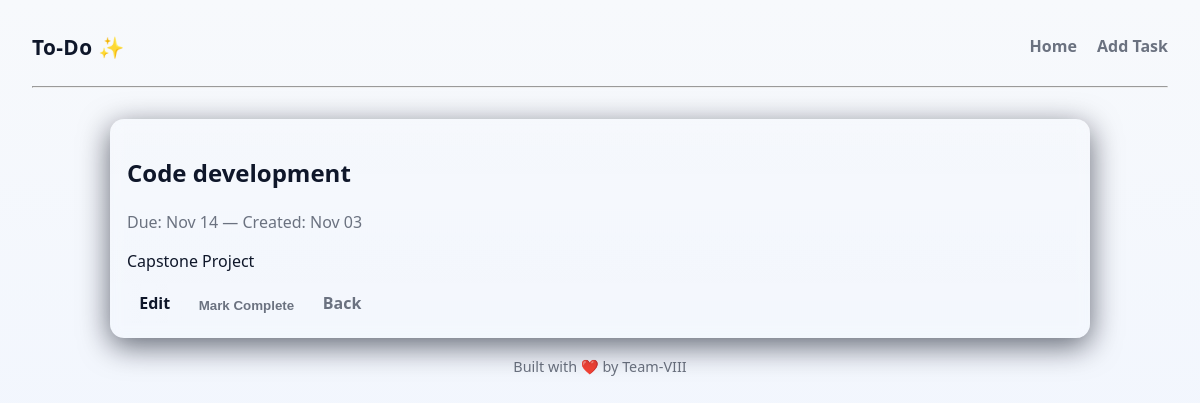
The app's page /task/17/ with its own data.
### tasks/models.py (models this page shows, shortened)
class Task(models.Model):
    title = models.CharField(max_length=200)
    description = models.TextField(blank=True)
    deadline = models.DateField()
    completed = models.BooleanField(default=False)
    created_at = models.DateField(default=timezone.now)
    class Meta:
        ordering = ['completed', 'deadline', '-created_at']

### tasks/views.py (the view)
# urls.py: path('task/<int:pk>/', views.TaskDetailView.as_view(), name='detail'), # CBV - detail
class TaskDetailView(DetailView):
    model = Task
    template_name = 'tasks/detail.html'
    context_object_name = 'task'

### templates/tasks/detail.html
{% extends 'base.html' %}
{% block content %}
<section class="panel">
  <h2>{{ task.title }}</h2>
  <p class="muted">Due: {{ task.deadline|date:'M d' }} — Created: {{ task.created_at|date:'M d' }}</p>
  <div class="task-full">
    <p>{{ task.description|linebreaksbr }}</p>
  </div>
  <div class="actions">
    <a class="btn" href="{% url 'tasks:edit' task.pk %}">Edit</a>
    <form method="post" action="{% url 'tasks:toggle' task.pk %}" style="display:inline">{% csrf_token %}<button class="btn ghost">{% if task.completed %}Mark Pending{% else %}Mark Complete{% endif %}</button></form>
    <a class="btn ghost" href="{% url 'tasks:index' %}">Back</a>
  </div>
</section>
{% endblock %}

### static/css/styles.css (style rules this page uses)
:root { --bg: #f7f9fc; --card: #ffffff; --muted: #6b7280; --accent: #6c8cff; --accent-2: #7bd389; --glass: rgba(255, 255, 255, 0.6); --radius: 14px; --shadow: 0 6px 18px rgba(20, 24, 40, 0.08); --glass-2: rgba(108, 140, 255, 0.08); --mono: "Segoe UI", Roboto, "Helvetica Neue", Arial, sans-serif; }
* { box-sizing: border-box; }
html, body { height: 100%; }
body { margin: 0; font-family: var(--mono); background: linear-gradient(180deg, var(--bg), #eef4ff); color: #0f172a; -webkit-font-smoothing: antialiased; -moz-osx-font-smoothing: grayscale; line-height: 1.45; transition: background 300ms ease; padding: 2rem; }
.panel { background: linear-gradient( 180deg, rgba(255, 255, 255, 0.02), rgba(255, 255, 255, 0.01) ); border-radius: 14px; padding: 1rem; box-shadow: 0 8px 30px rgba(2, 6, 23, 0.6), inset 0 1px 0 rgba(255, 255, 255, 0.02); backdrop-filter: blur(6px); border: 1px solid rgba(255, 255, 255, 0.03); }
.btn { background: linear-gradient( 90deg, rgba(255, 255, 255, 0.02), rgba(255, 255, 255, 0.01) ); border: 1px solid rgba(255, 255, 255, 0.04); padding: 0.45rem 0.7rem; border-radius: 8px; font-weight: 700; cursor: pointer; text-decoration: none; color: inherit; transition: transform 0.18s, box-shadow 0.18s, background 0.18s; }
.btn.ghost { background: transparent; border: 1px dashed rgba(255, 255, 255, 0.03); color: var(--muted); }
.muted { color: var(--muted); }

### records on screen
Task: title "Code development", deadline "Nov 14", created_at "Nov 03", description "Capstone Project"
